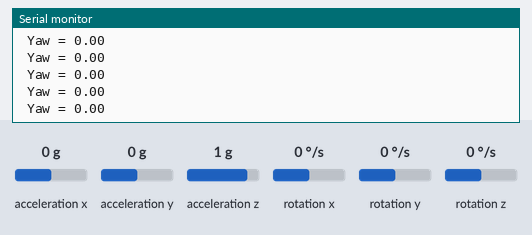
Simulated run of this sketch. Board: Arduino Uno, built with avr-gcc and run on an emulated ATmega328P. Parts: the last lines printed to the serial monitor. Inputs (shaded band) come from the test bench; at power-on: rotation z 0 °/s, acceleration x 0 g, acceleration y 0 g, acceleration z 1 g, rotation x 0 °/s, rotation y 0 °/s.

Above: at 1.2 s.
1.3 s: rotation z set to -192 °/s
At 2.2 s:
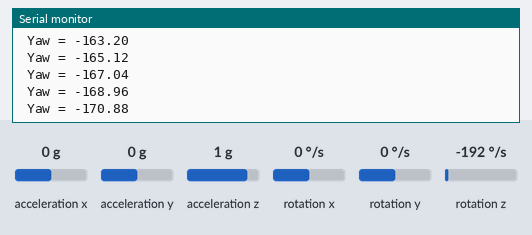
2.8 s: rotation z set to -100 °/s
At 3.8 s:
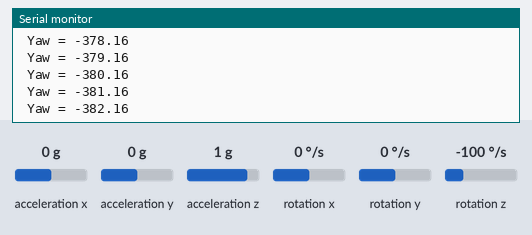
Timing chart, 0 to 5.8 s (numbered marks = the images above; inputs shaded):
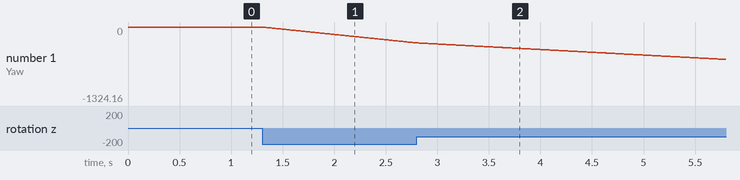

Measured:
- after the input at 1.3 s, the serial monitor: prints a new line at once (image 1)
- plotted number 1: 0 → -284.16 after the input at 1.3 s

The sketch:

IMU_with_equation_by_pid.ino
```cpp
#include <Wire.h>
#include <MPU6050.h>
MPU6050 mpu;
unsigned long timer = 0;
float timeStep = 0.01;
float yaw = 0;
int R;
int theta;

// #include <SoftwareSerial.h>
// #include <SabertoothSimplified.h>

// SoftwareSerial SWSerial1(NOT_A_PIN, 9);
// SabertoothSimplified ST1(SWSerial1);
// SoftwareSerial SWSerial2(NOT_A_PIN, 3);
// SabertoothSimplified ST2(SWSerial2);

float setpoint=0;
float pre_error;
float kp=5  ;
float ki=0;
float kd=1;
float p;
float i;
float d;
float error;
float pid;
void setup()
{
  // SWSerial1.begin(9600);

  // SWSerial2.begin(9600);

  Serial.begin(115200);
  while(!mpu.begin(MPU6050_SCALE_2000DPS, MPU6050_RANGE_2G))
  {
    Serial.println("Could not find a valid MPU6050 sensor, check wiring!");
    delay(500);
  }
   mpu.calibrateGyro();
    mpu.setThreshold(1);

}

void loop()
{
 timer = millis();
  Vector norm = mpu.readNormalizeGyro();
   yaw = yaw + norm.ZAxis * timeStep;
  Serial.print(" Yaw = ");
  Serial.println(yaw);
    delay((timeStep*1000) - (millis() - timer));

//  error=setpoint-yaw;
//  p=error;
//  i=i+error;
//  d=error-pre_error;
// pre_error=error;
// pid=kp*p+ki*i+kd*d;
// //  pid=constrain(pid,-127,127);

//  Serial.print("pid ");
//  Serial.print(pid);


//   int a=R*sin((theta-45)*3.142/180);
//   int b=R*sin((135-theta)*3.142/180);
//   int c=R*sin((theta-45)*3.142/180);
//   int d=R*sin((135-theta)*3.142/180);

//   int A=a+pid;
//   int B=b-pid;
//   int C=c+pid;
//   int D=d+pid;

  // ST1.motor(1,A);
  // ST1.motor(2,B);
  // ST2.motor(1,C);
  // ST2.motor(2,D);


}
```
